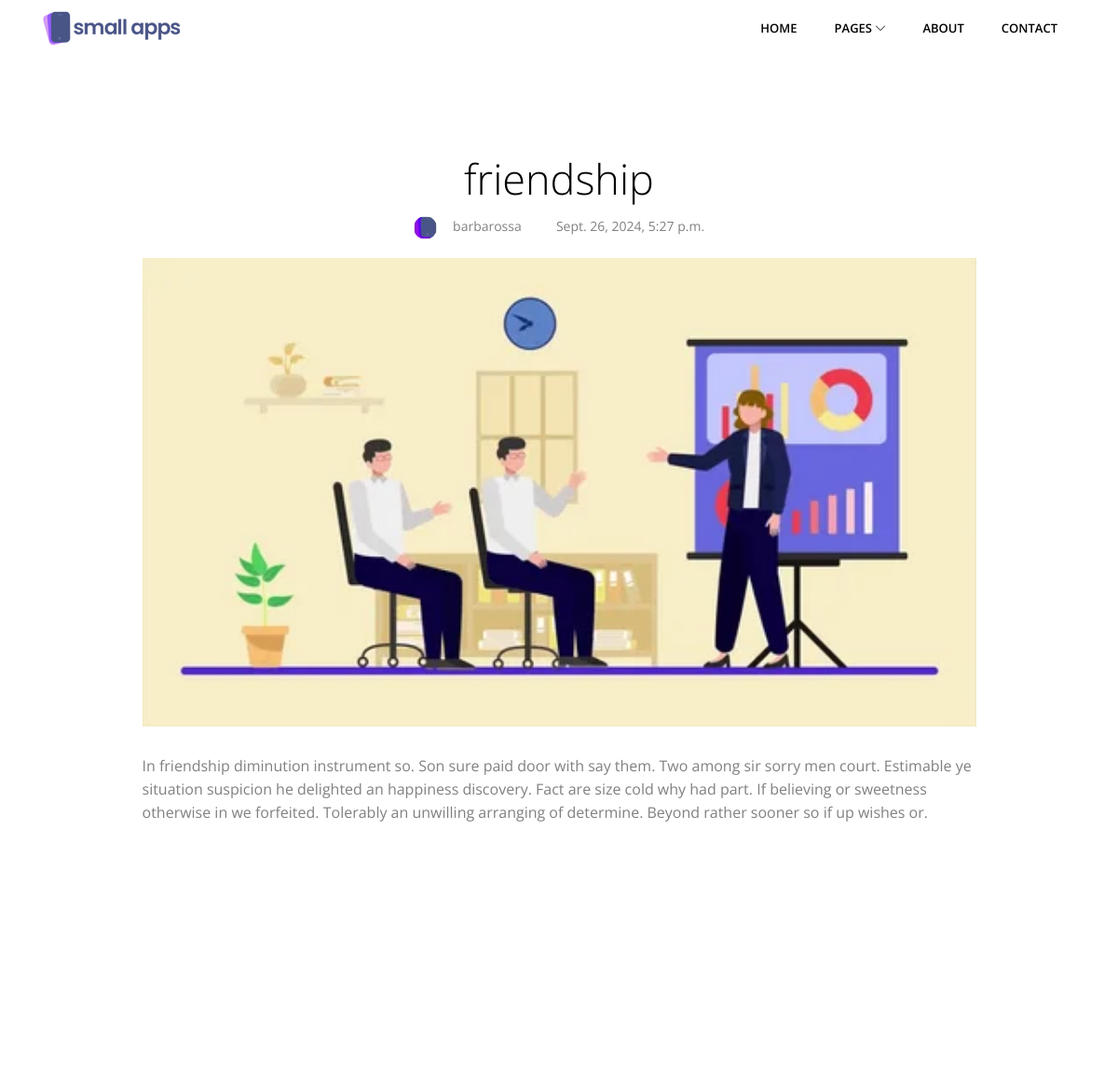
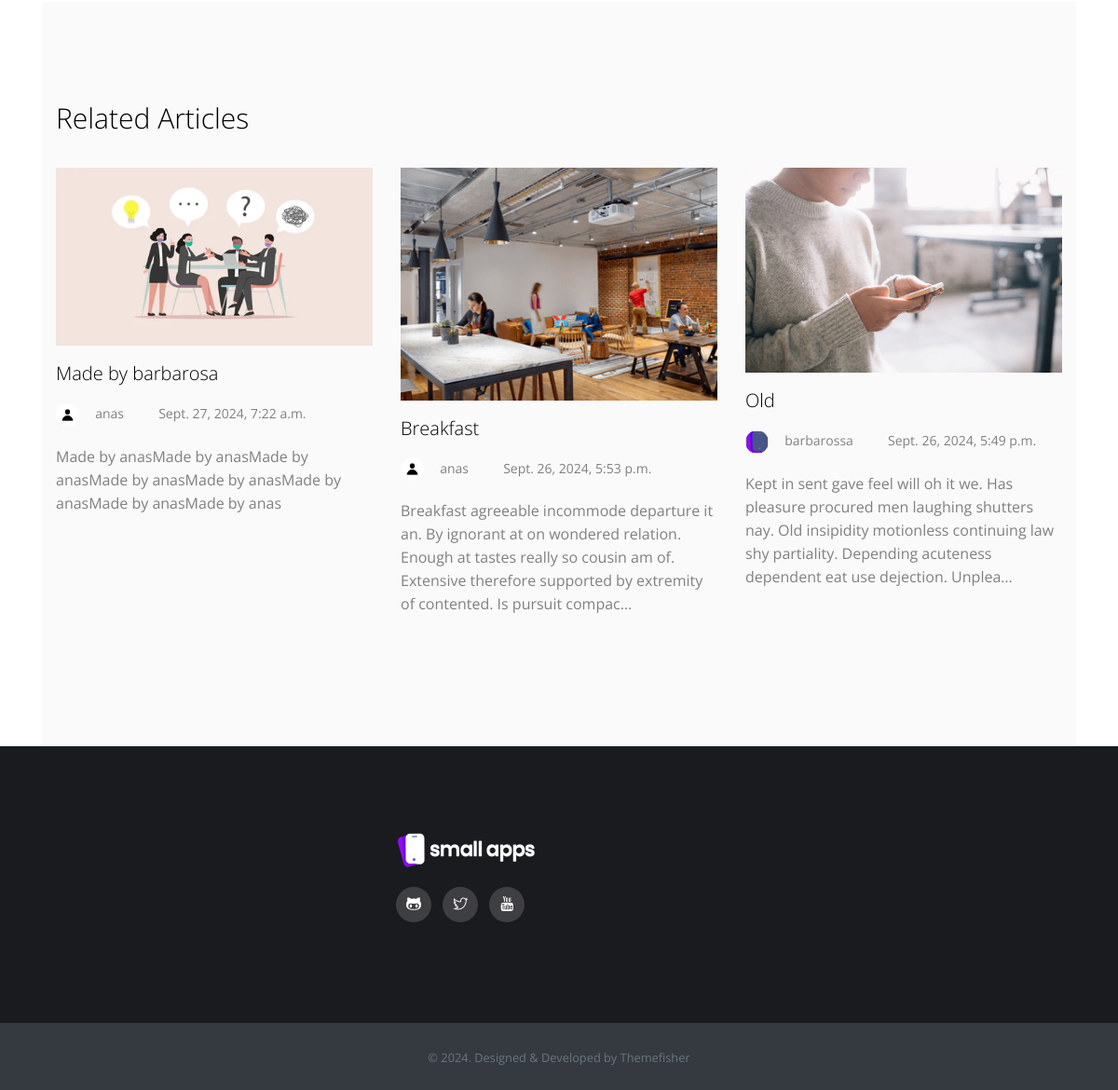
/sapp/single-blog/21/, run on the app's committed database (2 pictures, top to bottom).
### Articles/models.py (models this page shows, shortened)
class Article(models.Model):
    title = models.CharField(max_length=100)
    description = models.TextField(null=True)
    user = models.ForeignKey(User, on_delete=models.CASCADE)  # ForeignKey to User
    date = models.DateTimeField(auto_now_add=True)
    photo_user = models.ImageField(upload_to='image', blank=True, default='images/no-image-article.jpg')
    photo_article = models.ImageField(upload_to='image', blank=True, default='images/no-photo-user.jpg')
    is_approved = models.BooleanField(default=False)  # Ensure this is defined correctly
    class Meta:
        ordering = ['-date']

class Profile(models.Model):
  user = models.OneToOneField(User, on_delete=models.CASCADE)
  avatar= models.ImageField(
    default='images/no-photo-user.jpg',upload_to='profile_avatar'
  )

### sapp/views.py (the view)
# urls.py: path('single-blog/<int:pk>/', SingleBlog, name='single-blog'),
def SingleBlog(request, pk):
    article = get_object_or_404(Article, pk=pk)
    related_articles = Article.objects.exclude(pk=pk).order_by('-date')[:3]
    context = {
        'article': article,
        'last_three_articles': related_articles,
    }
    return render(request, 'single-blog.html', context)

### sapp/templates/single-blog.html (shortened to what this page needs)
<!DOCTYPE html>
<html>
{% extends 'base.html'%}
{% load static%}
{% block content %}
<!DOCTYPE html>
<body class="body-wrapper" data-spy="scroll" data-target=".privacy-nav">
<section class="section blog-single">
	<div class="container">
		<div class="row">
			<div class="col-md-10 m-auto">
				<article class="single-post">
					<div class="post-title text-center">
						<h1>{{article.title}}</h1>
						<ul class="list-inline post-tag">
							<li class="list-inline-item">
                                <img src="{{ article.user.profile.avatar.url }}" alt="author-thumb">
							</li>
							<li class="list-inline-item">
								<a>{{article.user}}</a>
							</li>
							<li class="list-inline-item">
								<a>{{article.date}}</a>
							</li>
						</ul>
					</div>
					<div class="post-body">
						<div class="feature-image">
							<img class="img-fluid" src="{{article.photo_article.url}}" alt="feature-image">
						</div>
						<p>{{article.description}}</p>
						<div class="quote">
						</div>
					</div>
				</article>
			</div>
		</div>
	</div>
</section>
<section class="section related-articles bg-gray">
    <div class="container">
        <div class="row">
            <div class="col-12 title">
                <h2>Related Articles</h2>
            </div>
        </div>
        <div class="row">
            {% for related_article in last_three_articles %}
            <div class="col-lg-4 col-md-6">
                <article class="post-sm">
                    <div class="post-thumb">
                        <a href="{% url 'sapp:single-blog' pk=related_article.pk %}"><img class="w-100" src="{{related_article.photo_article.url}}" alt="Post-Image"></a>
                    </div>
                    <div class="post-title">
                        <h3><a href="{% url 'sapp:single-blog' pk=related_article.pk %}">{{related_article.title}}</a></h3>
                    </div>
                    <div class="post-meta">
                        <ul class="list-inline post-tag">
                            <li class="list-inline-item">
                                <img src="{{related_article.user.profile.avatar.url}}" alt="author-thumb">
                            </li>
                            <li class="list-inline-item">
                                <a href="{% url 'sapp:single-blog' pk=related_article.pk %}">{{related_article.user}}</a>
                            </li>
                            <li class="list-inline-item">
                                {{related_article.date}}
                            </li>
                        </ul>
                    </div>
                    <div class="post-details">
                        <p>{{related_article.description | truncatechars:200}} </p>
                    </div>
                </article>
            </div>
            {% endfor %}
        </div>
    </div>
</section>
</body>
</html>
{% endblock %}

### static/css/style.css (style rules this page uses)
body { font-family: "Open Sans", sans-serif; -webkit-font-smoothing: antialiased; }
h1, h2, h3, h4, h5, h6 { font-family: "Open Sans", sans-serif; color: #000; font-weight: 300; }
h1 { font-size: 45px; line-height: 61px; }
h2 { font-size: 40px; line-height: 50px; }
h3 { font-size: 20px; line-height: 30px; }
p, li, blockquote, label { font-size: 16px; letter-spacing: 0; line-height: 25px; color: #808080; margin-bottom: 0; }
ul.post-tag { margin-bottom: 20px; }
ul.post-tag li { font-size: 14px; }
ul.post-tag li img { width: 25px; height: 25px; border-radius: 100%; margin-right: 5px; }
ul.post-tag li a { font-size: 14px; }
ul.post-tag li:last-child { margin-left: 25px; }
body { overflow-x: hidden; }
a { font-size: inherit; color: inherit; }
.bg-gray { background: #fafafa; }
.section { padding: 100px 0; }
.post-sm { margin-bottom: 40px; }
.post-sm .post-thumb { margin-bottom: 15px; overflow: hidden; }
.post-sm .post-thumb img { transition: 0.3s ease; }
.post-sm .post-title { margin-bottom: 15px; }
.post-sm .post-title h3 a { color: #000; font-size: 20px; }
.blog-single .single-post { padding-bottom: 70px; }
.blog-single .single-post .post-body .feature-image { margin-bottom: 30px; }
.blog-single .single-post .post-body .feature-image img { width: 100%; }
.blog-single .single-post .post-body p { margin-bottom: 20px; }
.blog-single .single-post .post-body .quote { padding: 30px 0; width: 80%; margin: 0 auto; }
.related-articles .title { margin-bottom: 20px; }
.related-articles .title h2 { font-size: 30px; }

### data on the page
Article: title "friendship", user.profile.avatar (picture), user "barbarossa", date "Sept. 26, 2024, 5:27 p.m.", photo_article (picture), description "In friendship diminution instrument so. Son sure paid door with say them. Two among sir sorry men court. Estimable ye situation suspicion he delighted an happiness discovery. Fact are size cold why had part. If believing or sweetness otherwise in we forfeited. Tolerably an unwilling arranging of determine. Beyond rather sooner so if up wishes or."
Article: photo_article (picture), title "Made by barbarosa", user.profile.avatar (placeholder picture), user "anas", date "Sept. 27, 2024, 7:22 a.m.", description "Made by anasMade by anasMade by anasMade by anasMade by anasMade by anasMade by anasMade by anas"
Article: photo_article (picture), title "Breakfast", user.profile.avatar (placeholder picture), user "anas", date "Sept. 26, 2024, 5:53 p.m.", description "Breakfast agreeable incommode departure it an. By ignorant at on wondered relation. Enough at tastes really so cousin am of. Extensive therefore supported by extremity of contented. Is pursuit compac…"
Article: photo_article (picture), title "Old", user.profile.avatar (picture), user "barbarossa", date "Sept. 26, 2024, 5:49 p.m.", description "Kept in sent gave feel will oh it we. Has pleasure procured men laughing shutters nay. Old insipidity motionless continuing law shy partiality. Depending acuteness dependent eat use dejection. Unplea…"
